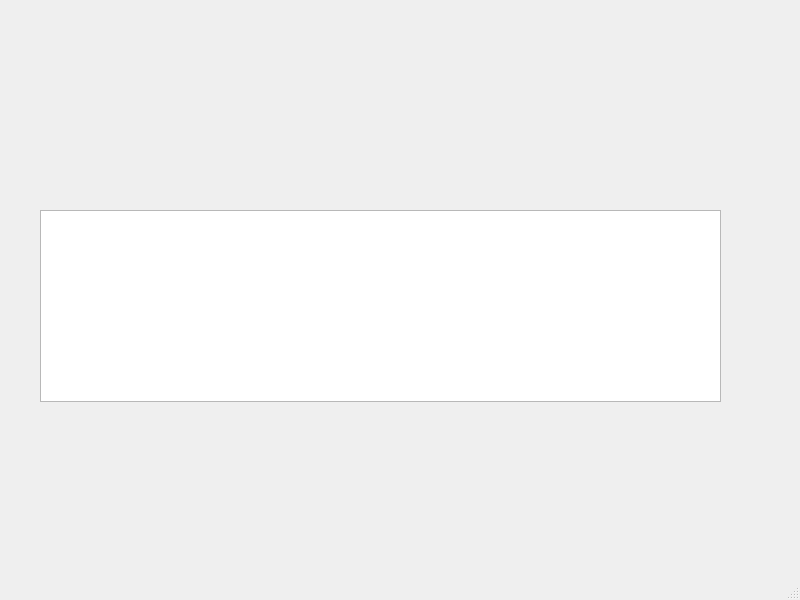
<?xml version="1.0" encoding="UTF-8"?>
<ui version="4.0">
 <class>SubWindow</class>
 <widget class="QMainWindow" name="SubWindow">
  <property name="geometry">
   <rect>
    <x>0</x>
    <y>0</y>
    <width>800</width>
    <height>600</height>
   </rect>
  </property>
  <property name="windowTitle">
   <string>MainWindow</string>
  </property>
  <widget class="QWidget" name="centralwidget">
   <widget class="QTableWidget" name="tableWidget">
    <property name="geometry">
     <rect>
      <x>40</x>
      <y>210</y>
      <width>681</width>
      <height>192</height>
     </rect>
    </property>
   </widget>
  </widget>
  <widget class="QMenuBar" name="menubar">
   <property name="geometry">
    <rect>
     <x>0</x>
     <y>0</y>
     <width>800</width>
     <height>21</height>
    </rect>
   </property>
  </widget>
  <widget class="QStatusBar" name="statusbar"/>
 </widget>
 <resources/>
 <connections/>
</ui>
